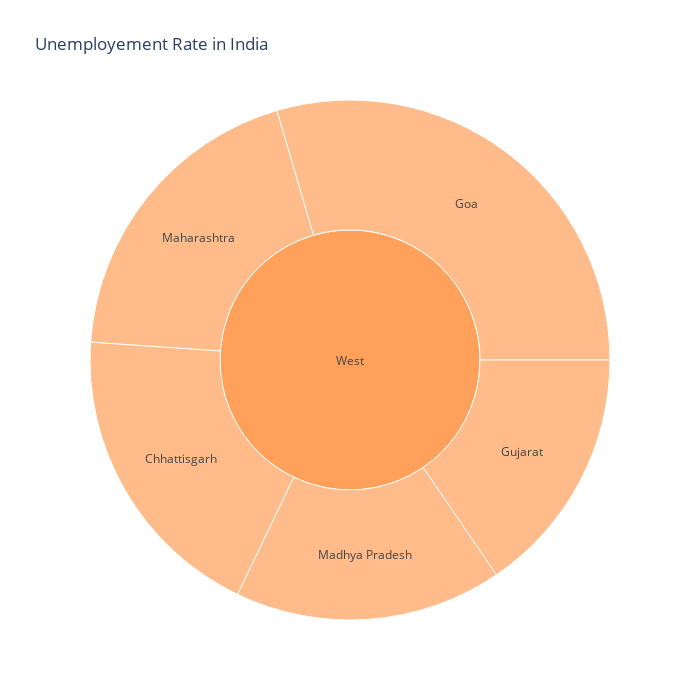

Write notebook code for a chart like this one.
### Code cell
import plotly.express as px
unemployment = data2[["States","Region","Estimated Unemployment Rate"]]
figure = px.sunburst(unemployment,path =["Region","States"],
                     values = "Estimated Unemployment Rate",
                     width =700,height = 700 , color_continuous_scale ="RdY1Gn",
                     title =" Unemployement Rate in India")
figure.show()

### Figure 1 — Plotly figure (JSON) as saved in the notebook; plotly's stock layout.template omitted (floating-point values rounded to 4 significant figures)
{"data": [{"branchvalues": "total", "domain": {"x": [0, 1], "y": [0, 1]}, "hovertemplate": "labels=%{label}<br>Estimated Unemployment Rate=%{value}<br>parent=%{parent}<br>id=%{id}<extra></extra>", "ids": ["South/Andhra Pradesh", "Northeast/Assam", "East/Bihar", "West/Chhattisgarh", "North/Delhi", "West/Goa", "West/Gujarat", "North/Haryana", "North/Himachal Pradesh", "North/Jammu & Kashmir", "East/Jharkhand", "South/Karnataka", "South/Kerala", "West/Madhya Pradesh", "West/Maharashtra", "Northeast/Meghalaya", "East/Odisha", "South/Puducherry", "North/Punjab", "North/Rajasthan", "Northeast/Sikkim", "South/Tamil Nadu", "South/Telangana", "Northeast/Tripura", "North/Uttar Pradesh", "North/Uttarakhand", "East/West Bengal", "East", "North", "Northeast", "South", "West"], "labels": ["Andhra Pradesh", "Assam", "Bihar", "Chhattisgarh", "Delhi", "Goa", "Gujarat", "Haryana", "Himachal Pradesh", "Jammu & Kashmir", "Jharkhand", "Karnataka", "Kerala", "Madhya Pradesh", "Maharashtra", "Meghalaya", "Odisha", "Puducherry", "Punjab", "Rajasthan", "Sikkim", "Tamil Nadu", "Telangana", "Tripura", "Uttar Pradesh", "Uttarakhand", "West Bengal", "East", "North", "Northeast", "South", "West"], "level": "West", "name": "", "parents": ["South", "Northeast", "East", "West", "North", "West", "West", "North", "North", "North", "East", "South", "South", "West", "West", "Northeast", "East", "South", "North", "North", "Northeast", "South", "South", "Northeast", "North", "North", "East", "", "", "", "", ""], "type": "sunburst", "values": [86.64, 48.56, 194.7, 78.19, 184.1, 121.7, 63.76, 274.8, 160.7, 148.3, 195.4, 76.68, 94.34, 68.54, 79.79, 38.66, 64.62, 179.4, 119.8, 158.7, 78.34, 121.9, 68.33, 250.6, 97.37, 111.6, 101.9, 556.6, 1255.0, 416.1, 627.3, 411.9]}], "layout": {"height": 700, "legend": {"tracegroupgap": 0}, "title": {"text": " Unemployement Rate in India"}, "width": 700}}
